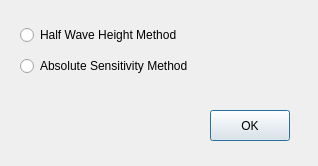
<?xml version="1.0" encoding="UTF-8"?>
<ui version="4.0">
 <class>DialogMethodSelect</class>
 <widget class="QDialog" name="DialogMethodSelect">
  <property name="geometry">
   <rect>
    <x>0</x>
    <y>0</y>
    <width>318</width>
    <height>166</height>
   </rect>
  </property>
  <property name="windowTitle">
   <string>Method Select</string>
  </property>
  <widget class="QPushButton" name="BtOK">
   <property name="geometry">
    <rect>
     <x>210</x>
     <y>110</y>
     <width>80</width>
     <height>31</height>
    </rect>
   </property>
   <property name="text">
    <string>OK</string>
   </property>
  </widget>
  <widget class="QWidget" name="">
   <property name="geometry">
    <rect>
     <x>20</x>
     <y>20</y>
     <width>221</width>
     <height>61</height>
    </rect>
   </property>
   <layout class="QVBoxLayout" name="verticalLayout">
    <item>
     <widget class="QRadioButton" name="RBtHalfWave">
      <property name="text">
       <string>Half Wave Height Method</string>
      </property>
     </widget>
    </item>
    <item>
     <widget class="QRadioButton" name="RBtAbsoluteSensitivity">
      <property name="text">
       <string>Absolute Sensitivity Method</string>
      </property>
     </widget>
    </item>
   </layout>
  </widget>
 </widget>
 <resources/>
 <connections/>
</ui>
